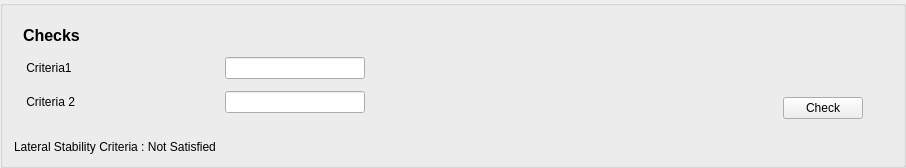
        <widget class="QGroupBox" name="groupBox_5">
         <property name="title">
          <string/>
         </property>
         <layout class="QGridLayout" name="gridLayout_8">
          <item row="0" column="2">
           <spacer name="verticalSpacer_5">
            <property name="orientation">
             <enum>Qt::Vertical</enum>
            </property>
            <property name="sizeHint" stdset="0">
             <size>
              <width>20</width>
              <height>79</height>
             </size>
            </property>
           </spacer>
          </item>
          <item row="1" column="1" rowspan="2">
           <spacer name="horizontalSpacer_6">
            <property name="orientation">
             <enum>Qt::Horizontal</enum>
            </property>
            <property name="sizeHint" stdset="0">
             <size>
              <width>650</width>
              <height>20</height>
             </size>
            </property>
           </spacer>
          </item>
          <item row="2" column="0">
           <widget class="QLabel" name="label_checks">
            <property name="sizePolicy">
             <sizepolicy hsizetype="Preferred" vsizetype="Preferred">
              <horstretch>0</horstretch>
              <verstretch>0</verstretch>
             </sizepolicy>
            </property>
            <property name="maximumSize">
             <size>
              <width>1000</width>
              <height>501</height>
             </size>
            </property>
            <property name="text">
             <string>Lateral Stability Criteria : Not Satisfied</string>
            </property>
           </widget>
          </item>
          <item row="0" column="0" colspan="2">
           <widget class="QWidget" name="widget_3" native="true">
            <layout class="QGridLayout" name="gridLayout">
             <item row="1" column="0" rowspan="2">
              <layout class="QGridLayout" name="gridLayout_22">
               <item row="0" column="0">
                <layout class="QHBoxLayout" name="horizontalLayout_70">
                 <item>
                  <widget class="QLabel" name="Criteria1_label">
                   <property name="text">
                    <string> Criteria1  </string>
                   </property>
                  </widget>
                 </item>
                 <item>
                  <spacer name="horizontalSpacer_85">
                   <property name="orientation">
                    <enum>Qt::Horizontal</enum>
                   </property>
                   <property name="sizeHint" stdset="0">
                    <size>
                     <width>40</width>
                     <height>20</height>
                    </size>
                   </property>
                  </spacer>
                 </item>
                 <item>
                  <widget class="QLineEdit" name="Criteria1_lineEdit"/>
                 </item>
                </layout>
               </item>
               <item row="1" column="0">
                <layout class="QHBoxLayout" name="horizontalLayout_71">
                 <item>
                  <widget class="QLabel" name="Criteria2_label">
                   <property name="text">
                    <string> Criteria 2 </string>
                   </property>
                  </widget>
                 </item>
                 <item>
                  <spacer name="horizontalSpacer_86">
                   <property name="orientation">
                    <enum>Qt::Horizontal</enum>
                   </property>
                   <property name="sizeHint" stdset="0">
                    <size>
                     <width>40</width>
                     <height>20</height>
                    </size>
                   </property>
                  </spacer>
                 </item>
                 <item>
                  <widget class="QLineEdit" name="Criteria2_lineEdit"/>
                 </item>
                </layout>
               </item>
              </layout>
             </item>
             <item row="2" column="2">
              <widget class="QPushButton" name="pushButton">
               <property name="text">
                <string>Check</string>
               </property>
              </widget>
             </item>
             <item row="2" column="1">
              <spacer name="horizontalSpacer_8">
               <property name="orientation">
                <enum>Qt::Horizontal</enum>
               </property>
               <property name="sizeHint" stdset="0">
                <size>
                 <width>406</width>
                 <height>20</height>
                </size>
               </property>
              </spacer>
             </item>
             <item row="1" column="1" colspan="2">
              <spacer name="verticalSpacer_7">
               <property name="orientation">
                <enum>Qt::Vertical</enum>
               </property>
               <property name="sizeHint" stdset="0">
                <size>
                 <width>20</width>
                 <height>40</height>
                </size>
               </property>
              </spacer>
             </item>
             <item row="0" column="0" colspan="3">
              <widget class="QLabel" name="Result_label">
               <property name="font">
                <font>
                 <pointsize>12</pointsize>
                 <weight>75</weight>
                 <bold>true</bold>
                </font>
               </property>
               <property name="text">
                <string>Checks</string>
               </property>
              </widget>
             </item>
            </layout>
           </widget>
          </item>
         </layout>
        </widget>
